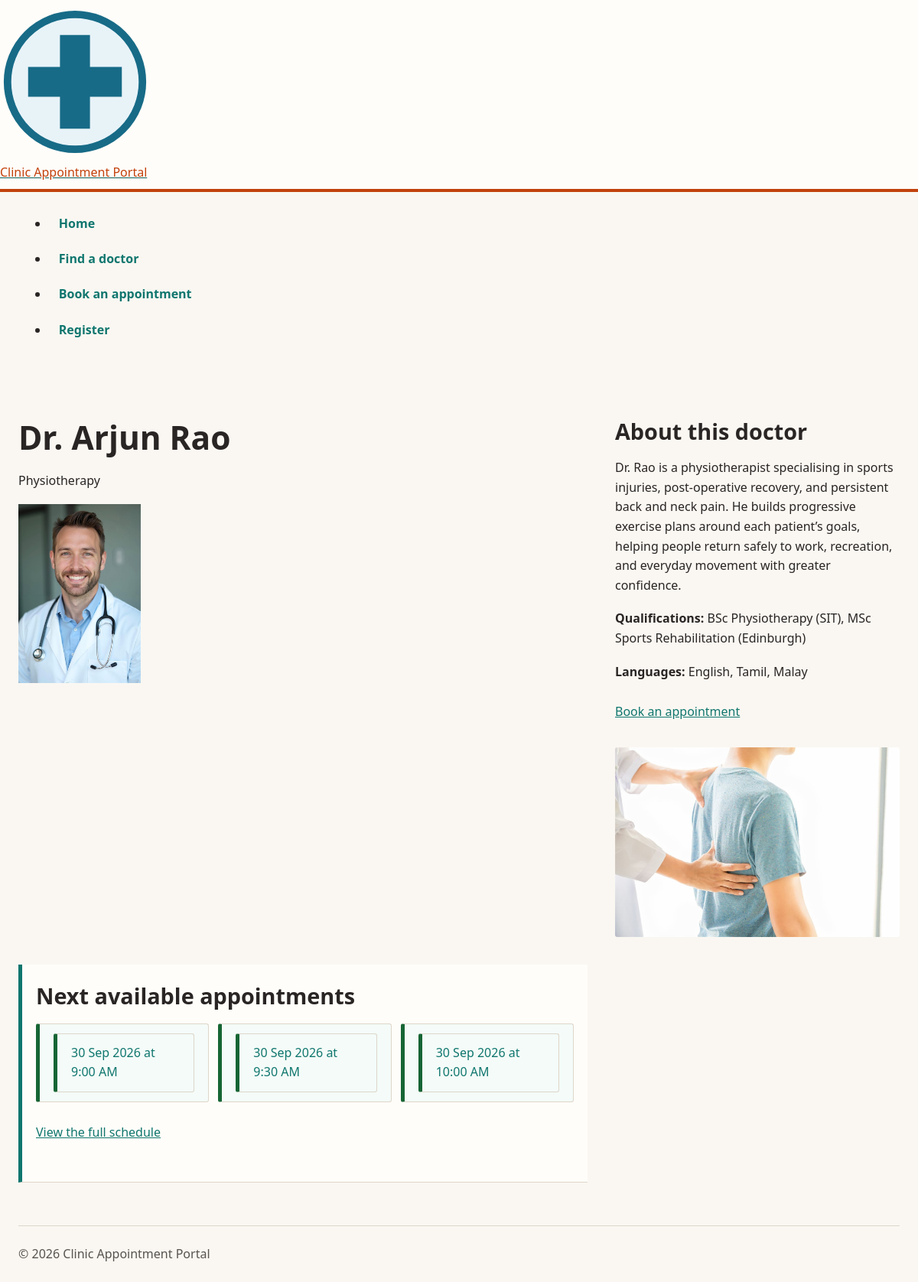
Screenshot of /clinic-base/doctor.php?id=5 with the database file from the repository.
### tables this page shows
CREATE TABLE `doctor` (
  `DoctorID` INT NOT NULL AUTO_INCREMENT,
  `FullName` VARCHAR(100) NOT NULL,
  `User` VARCHAR(100) NOT NULL,
  `HashPass` VARCHAR(255) NOT NULL,
  `Email` VARCHAR(100) NOT NULL,
  `Specialty` VARCHAR(80) DEFAULT NULL,
  `Qualifications` VARCHAR(255) DEFAULT NULL,
  `Languages` VARCHAR(120) DEFAULT NULL,
  `WriteUp` MEDIUMTEXT DEFAULT NULL,
  `ImageURL` VARCHAR(255) DEFAULT NULL,
  PRIMARY KEY (`DoctorID`),
  UNIQUE KEY `uq_doctor_user` (`User`),
  UNIQUE KEY `uq_doctor_email` (`Email`)
);

CREATE TABLE `slots` (
  `slotID` INT NOT NULL AUTO_INCREMENT,
  `DoctorID` INT NOT NULL,
  `SlotDateTime` DATETIME NOT NULL,
  `CreatedAt` TIMESTAMP NOT NULL DEFAULT current_timestamp(),
  `Status` ENUM('Available','Booked','Blocked') NOT NULL DEFAULT 'Available',
  PRIMARY KEY (`slotID`),
  UNIQUE KEY `uq_slot` (`DoctorID`,`SlotDateTime`),
  KEY `idx_slot_lookup` (`DoctorID`,`SlotDateTime`,`Status`),
  CONSTRAINT `fk_slots_doctor` FOREIGN KEY (`DoctorID`) REFERENCES `doctor` (`DoctorID`) ON DELETE CASCADE ON UPDATE CASCADE
);

### clinic-base/lib/db.php (called while the page is built, shortened)
<?php
function db(): PDO
{
    static $connection;
    if (!$connection instanceof PDO) {
        $dsn = 'mysql:host=' . DB_HOST
            . ';dbname=' . DB_NAME
            . ';charset=utf8mb4';
        $connection = new PDO($dsn, DB_USER, DB_PASS, [
            PDO::ATTR_ERRMODE => PDO::ERRMODE_EXCEPTION,
            PDO::ATTR_DEFAULT_FETCH_MODE => PDO::FETCH_ASSOC,
            PDO::ATTR_EMULATE_PREPARES => false,
            PDO::MYSQL_ATTR_INIT_COMMAND => "SET time_zone = '" . (new DateTimeImmutable())->format('P') . "'",
        ]);
    }
    return $connection;
}
function q(string $sql, array $params = []): PDOStatement
{
    $statement = db()->prepare($sql);
    $statement->execute($params);
    return $statement;
}
function q_one(string $sql, array $params = []): ?array
{
    $row = q($sql, $params)->fetch();
    return $row === false ? null : $row;
}
function q_all(string $sql, array $params = []): array
{
    return q($sql, $params)->fetchAll();
}

### clinic-base/models/doctors.php (called while the page is built, shortened)
<?php
require_once dirname(__DIR__) . DIRECTORY_SEPARATOR . 'lib' . DIRECTORY_SEPARATOR . 'db.php';
function find_doctor(int $id): ?array
{
    return q_one(
        'SELECT `DoctorID`, `FullName`, `User`, `HashPass`, `Email`, `Specialty`,
                `Qualifications`, `Languages`, `WriteUp`, `ImageURL`
         FROM `doctor`
         WHERE `DoctorID` = :id
         LIMIT 1',
        ['id' => $id]
    );
}

### clinic-base/lib/helpers.php (called while the page is built, shortened)
<?php
function e(mixed $s): string
{
    return htmlspecialchars($s ?? '', ENT_QUOTES, 'UTF-8');
}
function base_path(): string
{
    static $base = null;
    if ($base !== null) {
        return $base;
    }
    $base = '';
    $script = str_replace('\\', '/', (string) ($_SERVER['SCRIPT_NAME'] ?? ''));
    $file = realpath((string) ($_SERVER['SCRIPT_FILENAME'] ?? ''));
    $root = realpath(dirname(__DIR__));
    $inApp = str_replace('\\', '/', substr($file, strlen($root)));
    if ($inApp !== '' && strcasecmp(substr($script, -strlen($inApp)), $inApp) === 0) {
        $base = rtrim(substr($script, 0, -strlen($inApp)), '/');
    }
    return $base;
}
function url(string $path): string
{
    return base_path() . $path;
}
function app_request_uri(): string
{
    $uri = (string) ($_SERVER['REQUEST_URI'] ?? '/');
    $base = base_path();
    if ($base !== '' && strncasecmp($uri, $base, strlen($base)) === 0) {
        $uri = substr($uri, strlen($base));
    }
    return $uri === '' ? '/' : $uri;
}
function specialty_image(string $specialty): string
{
    $images = [
        'General Practice' => 'General_Practice_in_Action.jpg',
        'Dental' => 'Dentist_in_action.jpg',
        'Paediatrics' => 'Paediatrics_in_Action.jpg',
        'Dermatology' => 'Dermatologist_in_Action.jpg',
        'Physiotherapy' => 'Physiotherapist_in_Action.jpg',
    ];
    return '/assets/img/' . ($images[$specialty] ?? 'Clinic_Assisting_Elderly_woman.jpg');
}
function fmt_date(?string $value): string
{
    $timestamp = strtotime($value);
    return $timestamp === false ? '' : date('d M Y', $timestamp);
}
function fmt_time(?string $value): string
{
    $timestamp = strtotime($value);
    return $timestamp === false ? '' : date('g:i A', $timestamp);
}

### clinic-base/models/slots.php (called while the page is built, shortened)
<?php
require_once dirname(__DIR__) . DIRECTORY_SEPARATOR . 'lib' . DIRECTORY_SEPARATOR . 'db.php';
function slot_select(): string
{
    return 'SELECT `slotID`, `DoctorID`, `SlotDateTime`, `CreatedAt`, `Status`,
                   DATE(`SlotDateTime`) AS `SlotDate`, TIME(`SlotDateTime`) AS `SlotTime`
            FROM `slots`';
}
function next_available(int $doctorId, int $limit = 3): array
{
    return q_all(
        slot_select() . "
            WHERE `DoctorID` = :doctor_id
              AND `SlotDateTime` >= NOW()
              AND `Status` = 'Available'
            ORDER BY `SlotDateTime`
            LIMIT :slot_limit",
        ['doctor_id' => $doctorId, 'slot_limit' => $limit]
    );
}

### clinic-base/doctor.php (the view, shortened to what this page needs)
<?php
require_once __DIR__ . DIRECTORY_SEPARATOR . 'lib' . DIRECTORY_SEPARATOR . 'helpers.php';
require_once __DIR__ . DIRECTORY_SEPARATOR . 'models' . DIRECTORY_SEPARATOR . 'doctors.php';
require_once __DIR__ . DIRECTORY_SEPARATOR . 'models' . DIRECTORY_SEPARATOR . 'slots.php';
$idInput = $_GET['id'] ?? '';
$doctorId = is_string($idInput) && ctype_digit($idInput) ? (int) $idInput : 0;
$doctor = $doctorId > 0 ? find_doctor($doctorId) : null;
$slots = next_available($doctorId);
$image = trim((string) ($doctor['ImageURL'] ?? ''));
$image = $image === '' ? '/assets/img/clinic-logo.svg' : '/' . ltrim($image, '/');
require __DIR__ . DIRECTORY_SEPARATOR . 'partials' . DIRECTORY_SEPARATOR . 'header.php';
require __DIR__ . DIRECTORY_SEPARATOR . 'partials' . DIRECTORY_SEPARATOR . 'nav.php';
?>
<main id="main-content" class="doctor-profile">
    <section class="page-intro">
        <h1><?= e((string) $doctor['FullName']) ?></h1>
        <p><?= e((string) ($doctor['Specialty'] ?? 'General practice')) ?></p>
        <img src="<?= e(url($image)) ?>" width="160" height="160" loading="eager" decoding="async" alt="Portrait of <?= e((string) $doctor['FullName']) ?>" class="page-intro-image">
    </section>
    <section>
        <h2>About this doctor</h2>
        <p><?= e((string) ($doctor['WriteUp'] ?? 'Profile information is not available.')) ?></p>
        <p><strong>Qualifications:</strong> <?= e((string) ($doctor['Qualifications'] ?? 'Not listed')) ?></p>
        <p><strong>Languages:</strong> <?= e((string) ($doctor['Languages'] ?? 'Not listed')) ?></p>
        <p><a aria-label="Book an appointment with <?= e($doctor['FullName']) ?>" href="<?= e(url('/book.php?doctor=' . $doctorId)) ?>">Book an appointment</a></p>
        <figure class="specialty-photo">
            <img src="<?= e(url(specialty_image((string) ($doctor['Specialty'] ?? '')))) ?>" width="1280" height="853" loading="lazy" decoding="async" alt="<?= e((string) ($doctor['Specialty'] ?? 'General practice')) ?> care at our clinic">
        </figure>
    </section>
    <section class="doctor-availability">
        <h2>Next available appointments</h2>
        <?php if ($slots === []): ?>
            <p class="empty-state">This doctor has no availability in the current booking window.</p>
        <?php else: ?>
            <ul class="available-slots">
                <?php foreach ($slots as $slot):
                    $date = (string) $slot['SlotDate'];
                    $href = '/book.php?doctor=' . $doctorId . '&date=' . rawurlencode($date) . '&slot=' . (int) $slot['slotID'];
                ?>
                    <li class="slot free">
                        <a href="<?= e(url($href)) ?>"><?= e(fmt_date($date)) ?> at <?= e(fmt_time((string) $slot['SlotTime'])) ?></a>
                    </li>
                <?php endforeach; ?>
            </ul>
        <?php endif; ?>
        <p><a class="full-schedule-link" href="<?= e(url('/book.php?doctor=' . $doctorId)) ?>">View the full schedule</a></p>
    </section>
</main>
<?php require __DIR__ . DIRECTORY_SEPARATOR . 'partials' . DIRECTORY_SEPARATOR . 'footer.php';

### clinic-base/assets/tokens.css (style rules this page uses)
:root { --c-ink: #292524; --c-muted: #57534e; --c-paper: #fffdf9; --c-surface: #faf7f2; --c-line: #ded6ca; --c-primary: #0f766e; --c-primary-dark: #115e59; --c-accent: #c2410c; --c-success: #166534; --c-danger: #b91c1c; }

### clinic-base/assets/style.css (style rules this page uses)
:root { --ink: var(--c-ink); --muted: #57534e; --paper: var(--c-paper); --surface: var(--c-surface); --line: var(--c-line); --brand: var(--c-primary); --brand-dark: var(--c-primary-dark); --accent: var(--c-accent); --success: var(--c-success); --danger: var(--c-danger); --warning: #fff7ed; --danger-soft: #fef2f2; --space-1: 0.375rem; --space-2: 0.75rem; --space-3: 1.125rem; --space-4: 1.5rem; --space-5: 2.25rem; --space-6: 3.5rem; --radius: 0.2rem; }
* { box-sizing: border-box; }
html { color: var(--ink); background: var(--surface); font-family: "Segoe UI", Arial, sans-serif; font-size: 100%; line-height: 1.6; }
body { margin: 0; min-width: 0; background: var(--surface); overflow-x: hidden; }
img { max-width: 100%; height: auto; }
a { display: inline-block; min-height: 2.75rem; padding-block: 0.55rem; color: var(--brand); }
a:link { color: var(--brand); }
h1, h2, h3 { line-height: 1.2; margin: 0 0 var(--space-3); }
h1 { font-size: clamp(1.8rem, 4vw, 2.65rem); }
h2 { font-size: clamp(1.35rem, 3vw, 1.8rem); }
p, ul, ol { margin: 0 0 var(--space-3); }
.site-header-inner, .site-nav, main, .site-footer { width: min(72rem, calc(100% - 2rem)); margin-inline: auto; }
main { padding-block: var(--space-6); }
.doctor-profile { display: grid; grid-template-columns: minmax(0, 2fr) minmax(15rem, 1fr); gap: var(--space-5); }
.doctor-profile-header, .doctor-details, .doctor-availability, .panel, .form-card, .status-page { background: var(--paper); border-left: 0.35rem solid var(--brand); border-bottom: 1px solid var(--line); padding: var(--space-4) var(--space-3); }
.available-slots, .slot-list, .schedule-grid, .slot-grid, .doctor-list { display: grid; grid-template-columns: repeat(auto-fit, minmax(min(100%, 13rem), 1fr)); gap: var(--space-2); list-style: none; padding: 0; }
.day-board, .schedule-board, .schedule-grid, .slot-grid, .slot-list, .available-slots { min-width: 0; max-width: 100%; }
.slot a, .slot { display: block; min-width: 0; overflow-wrap: anywhere; border: 1px solid var(--line); border-left: 0.35rem solid var(--success); min-height: 2.75rem; border-radius: 0.2rem; background: #f4fbf8; padding: var(--space-2) var(--space-3); text-decoration: none; }
.slot.free { border-left-style: solid; }
:where(a, button, input, select, textarea, [role="button"]):focus-visible { outline: 0.2rem solid var(--accent); outline-offset: 0.2rem; box-shadow: 0 0 0 0.35rem rgba(194, 65, 12, 0.22); }
:where(a, button, input, select, textarea, [role="button"]):focus { outline: 0.2rem solid var(--accent); outline-offset: 0.2rem; }
.specialty-photo { margin: var(--space-4) 0 0; }
.specialty-photo img { display: block; width: 100%; max-height: 18rem; object-fit: cover; border-radius: var(--radius); }

### rows the page displays
doctor: FullName "Dr. Arjun Rao", Specialty "Physiotherapy", ImageURL (picture), WriteUp "Dr. Rao is a physiotherapist specialising in sports injuries, post-operative recovery, and persistent back and neck pain. He builds progressive exercise plans around each patient’s goals, helping people return safely to work, recreation, and everyday movement with greater confidence.", Qualifications "BSc Physiotherapy (SIT), MSc Sports Rehabilitation (Edinburgh)", Languages "English, Tamil, Malay"
slots: date "30 Sep 2026", SlotTime "9:00 AM"
slots: date "30 Sep 2026", SlotTime "9:30 AM"
slots: date "30 Sep 2026", SlotTime "10:00 AM"

### other values shown
$link['label'] "Home"
$link['label'] "Find a doctor"
$link['label'] "Book an appointment"
$link['label'] "Register"
